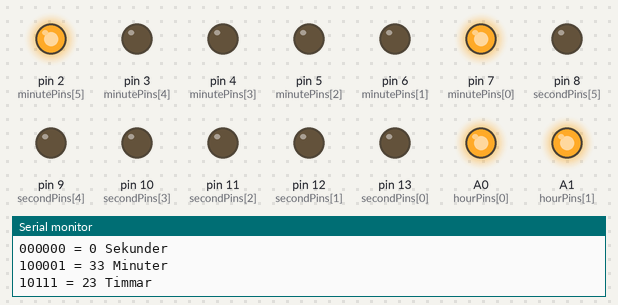
The sketch below on a simulated Arduino Uno, built with avr-gcc and run on an emulated ATmega328P. Parts: output pins drawn as LEDs (lit = HIGH), the last lines printed to the serial monitor.

Above: at 0.1 s.
At 4.1 s:
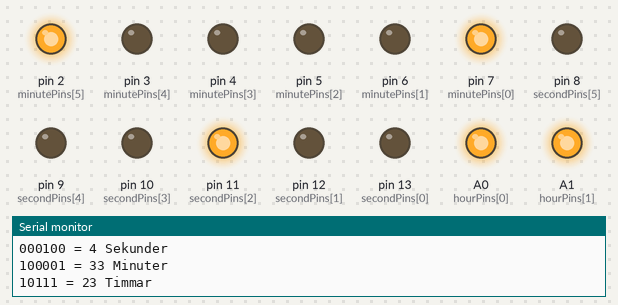
At 9.1 s:
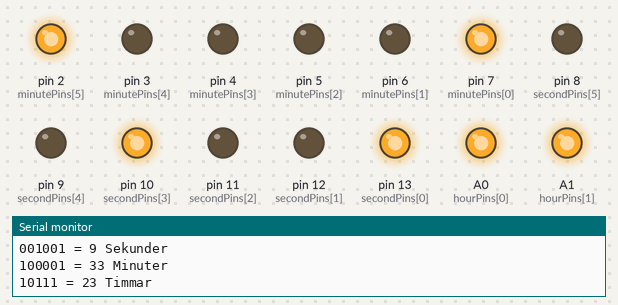
At 19.1 s:
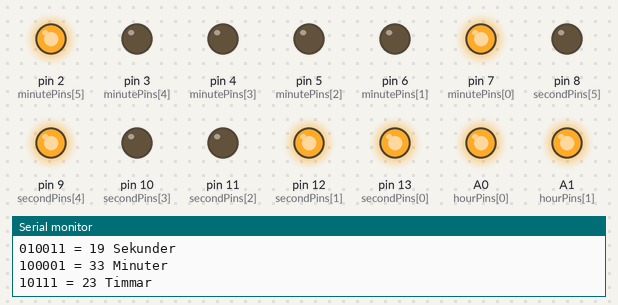
At 28.1 s:
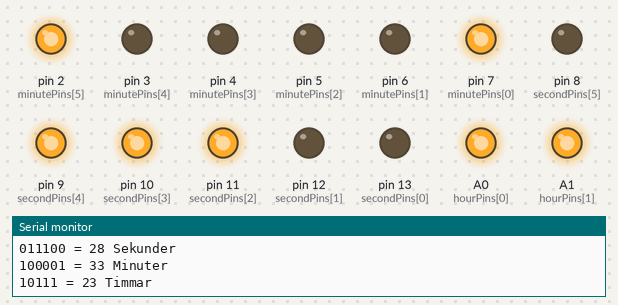
At 38.1 s:
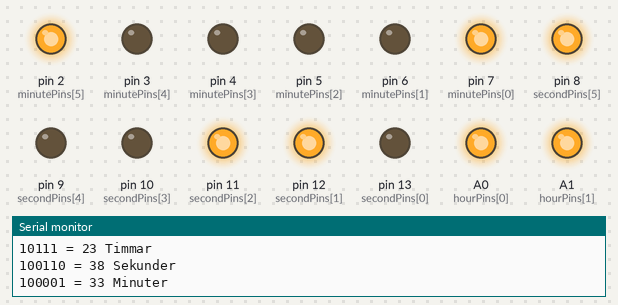
Timing chart, 0 to 40.0 s (numbered marks = the images above):
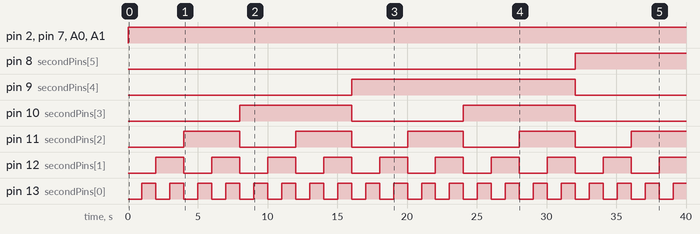

Measured:
- by itself, pin 2 (minutePins[5]), pin 7 (minutePins[0]), A0 (hourPins[0]), A1 (hourPins[1]): LOW → HIGH at 0.00 s
- by itself, pin 8 (secondPins[5]): LOW → HIGH at 32.1 s
- by itself, pin 9 (secondPins[4]): LOW → HIGH at 16.0 s, → LOW 16.0 s later
- by itself, pin 10 (secondPins[3]): alternates HIGH for 8.0 s and LOW for 8.0 s
- by itself, pin 11 (secondPins[2]): alternates HIGH for 4.0 s and LOW for 4.0 s
- by itself, pin 12 (secondPins[1]): alternates HIGH for 2.0 s and LOW for 2.0 s
- by itself, pin 13 (secondPins[0]): alternates HIGH for 1.0 s and LOW for 1.0 s

The sketch:

arduino_uppgift_9.ino
```cpp
int secondPins[] = { 13, 12, 11, 10, 9, 8 };
int minutePins[] = { 7, 6, 5, 4, 3, 2 };
int hourPins[] = { A0, A1, A2, A3, A4 };

int seconds = 58;
int minutes = 32;
int hours = 23;

void setup() {
  Serial.begin(9600);

  // Sätter på alla pinnar i output mode
  for(int i = 2; i <= 18; i++) {
    pinMode(i, OUTPUT);
  }
}

void loop() {
   seconds++;

   if(seconds >= 59) { // 111011 binary
    seconds = 0;
    minutes++;

  }

  if(minutes >= 59) { // 111011 binary
    minutes = 0;
    hours++;
  }

  if(hours >= 24) { // 00001100
    hours = 0;
    shutOffLights();
  }

  displaySeconds();
  displayMinutes();
  displayHours();

  Serial.println();
  delay(1000);
}//endloop

/*
 * Lyser upp de röda LED lamporna från pinnarna 8 till 13 för att visa sekunderna på klockan
 */
void displaySeconds() {
  // Storlek på array
  int arraySize = sizeof(secondPins) / sizeof(secondPins[0]);

  for(int i = arraySize - 1; i >= 0; i--) {
    // Läser in seconds som en byte och läser en bit på position i
    int currentNumber = bitRead(seconds, i);

    // Skriver en bit från currentNumber (0 eller 1)
    digitalWrite(secondPins[i], currentNumber);

    Serial.print(currentNumber);
  }

  if(isPlural(seconds)) {
    printSerialValues(seconds, "Sekunder");
  } else {
    printSerialValues(seconds, "Sekund");
  }
}

/**
 * Lyser upp de gula LED lamporna från pinnarna 2 till 7 för att visa minuterna på klockan
 */
void displayMinutes() {
  // Storlek på arrayen minutePins
  int arraySize = sizeof(minutePins) / sizeof(minutePins[0]);

  for(int i = arraySize - 1; i >= 0; i--) {
    // Läser in seconds som en byte och läser en bit på position i
    int currentNumber = bitRead(minutes, i);

    // Skriver en bit från currentNumber (0 eller 1)
    digitalWrite(minutePins[i], currentNumber);

    Serial.print(currentNumber);
  }

  if(isPlural(minutes)) {
    printSerialValues(minutes, "Minuter");
  } else {
    printSerialValues(minutes, "Minut");
  }
}

/**
 * Lyser upp de gröna LED lamporna från pinnarna A0 - A4 (Analog 0 till 7) för att visa timmarna på klockan
 */
void displayHours() {
  // Storlek på arrayen minutePins
  int arraySize = sizeof(hourPins) / sizeof(hourPins[0]);

  for(int i = arraySize - 1; i >= 0; i--) {
    // Läser in seconds som en byte och läser en bit på position i
    int currentNumber = bitRead(hours, i);

    // Skriver en bit från currentNumber (0 eller 1)
    digitalWrite(hourPins[i], currentNumber);

    Serial.print(currentNumber);
  }

  if(isPlural(hours)) {
    printSerialValues(hours, "Timmar");
  } else {
    printSerialValues(hours, "Timme");
  }
}

/**
 * Skickar tillbaka om nummret är plural eller singular för att hjälpa med att printa grammatiskt
 * korrekt i Serial Monitor med hjälp av Serial klassen
 */
bool isPlural(int num) {
  return num < 1 || num > 1;
}

/**
 * Stänger av alla lampor
 */
void shutOffLights() {
  // Storlek på array secondPins
  int secondsSize = sizeof(secondPins) / sizeof(secondPins[0]);
  // Storlek på array minutePins
  int minutesSize = sizeof(minutePins) / sizeof(minutePins[0]);

  // Släcker minutlamporna
  for(int i = 0; i < minutesSize; i++) {
    digitalWrite(minutePins[i], LOW);
  }

  // Släcker sekundlamporna
  for(int i = 0; i < secondsSize; i++) {
    digitalWrite(secondPins[i], LOW);
  }

  // Släcker timmlamporna
  for(int i = 0; i < 5; i++) {
    const int pin = hourPins[i];
    digitalWrite(pin, LOW);
  }
}

/**
 * Printar ut alla visare på klockan tillsammans med binära talen
 */
void printSerialValues(int value, String timePrefix){
  Serial.print(" = ");
  Serial.print(value);
  Serial.print(" ");
  Serial.print(timePrefix);
  Serial.println();
}
```
